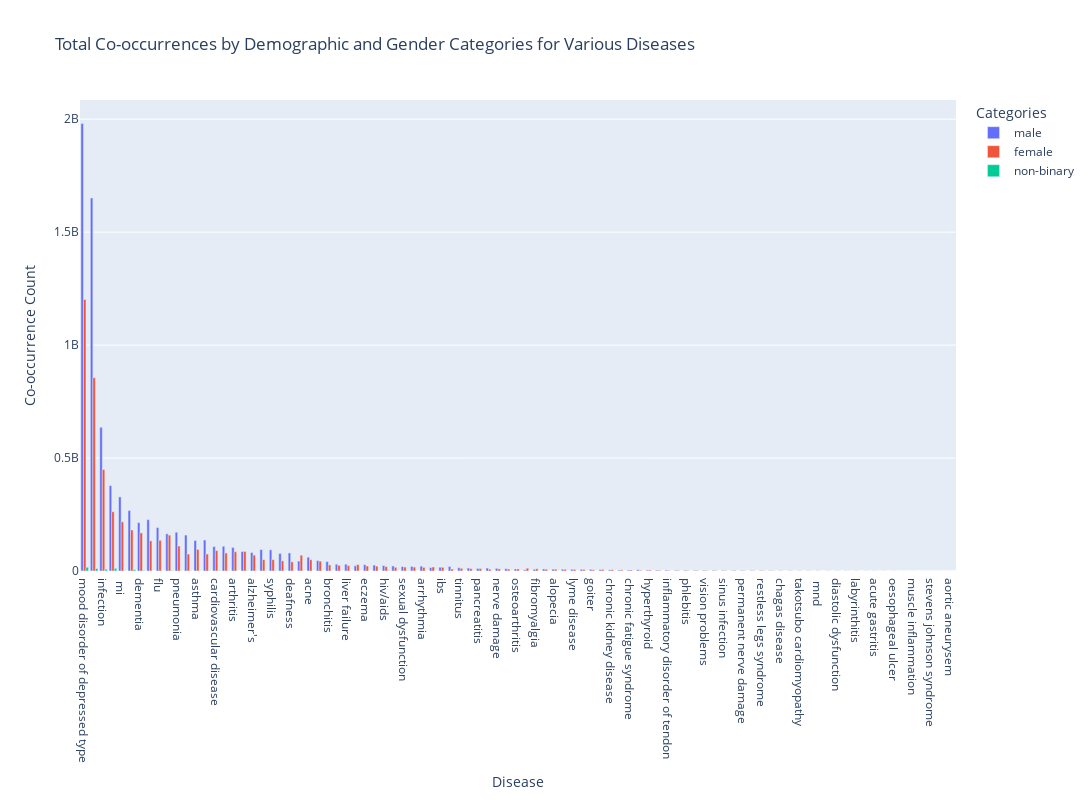

Source (notebook cell):
### Code cell
# Now, use Plotly Express to create the visualization
fig = px.bar(
    counts_df,
    x="disease",
    y="mention_count",
    color="demographic",
    barmode="group",
    title="Total Co-occurrences by Demographic and Gender Categories for Various Diseases",
)

# Customizing the layout
fig.update_layout(
    xaxis_title="Disease",
    yaxis_title="Co-occurrence Count",
    legend_title="Categories",
    autosize=False,
    width=1400,
    height=800,
)

fig.update_xaxes(categoryorder="total descending")
fig.show()

### Figure 1 — Plotly figure (JSON) as saved in the notebook; plotly's stock layout.template omitted (floating-point values rounded to 4 significant figures)
{"data": [{"alignmentgroup": "True", "hovertemplate": "demographic=male<br>disease=%{x}<br>mention_count=%{y}<extra></extra>", "legendgroup": "male", "marker": {"color": "#636efa", "pattern": {"shape": ""}}, "name": "male", "offsetgroup": "male", "orientation": "v", "showlegend": true, "textposition": "auto", "type": "bar", "x": ["hiv/aids", "covid-19", "takotsubo cardiomyopathy", "tuberculoses", "endocarditis", "syphilis", "hypertension", "sarcoidoses", "hepatitis b", "ulcerative colitis", "crohn’s disease", "chagas disease", "diastolic dysfunction", "goiter", "arthritis", "repetitive stress syndrome", "flu", "suicide", "visual anomalies", "loss of sex drive", "menstruation", "perforated ulcer", "ibs", "acne", "achilles tendinitis", "bipolar disorder", "hyperthyroid", "hypothyroid", "acute kidney failure", "deafness", "hypochondria", "gingival disease", "disability", "osteoarthritis", " mi ", "lyme disease", "labyrinthitis", "fibromyalgia", "multiple sclerosis", "acute gastritis", "muscle inflammation", "alzheimer's", "gastric problems", "oesophageal ulcer", "polymyositis", "bronchitis", "parkinson's disease", "restless legs syndrome", "inflammatory disorder of tendon", "mood disorder of depressed type", "sinus infection", " mnd ", "permanent nerve damage", "gall bladder disease", "infection", "91302008", "menopause", "eczema", "type two diabetic", "type one diabetic", "parkinson", "cardiovascular disease", "learning problems", "dementia", "chronic fatigue syndrome", "coronary artery disease", "upper respiratory infection", "alopecia", "sexual dysfunction", "nerve damage", "carpal tunnel syndrome", "liver failure", "tinnitus", "malaria", "phlebitis", "diarrhoea", "vision problems", "aortic aneurysem", "urinary tract infection", "psychosis", "rheumatoid arthritis", "diabetes", "stevens johnson syndrome", "mental illness", "pancreatitis", "adenomyosis", " als ", "chronic kidney disease", "endometriosis", "asthma", "lupus", "pneumonia", "arrhythmia"], "xaxis": "x", "y": [24056454, 12914337, 810545, 137089410, 7208294, 94002016, 86189462, 799289, 13072942, 5944423, 2681025, 1295996, 621445, 7086520, 104104922, 14739, 192458945, 1651372183, 106866, 1467985, 46338374, 787193, 16723632, 61215294, 175578, 30167035, 3777564, 1602246, 338843, 79909781, 19961000, 2846663, 267744736, 8846031, 328117518, 7334679, 460101, 7161483, 23076550, 433837, 123105, 81659560, 9015798, 377968, 997656, 41732715, 22226497, 1782115, 3819695, 1980849185, 2504498, 939498, 2005289, 10125699, 636100324, 26268433, 43818889, 27904927, 15221473, 792230, 94814004, 108203530, 2640601, 214198992, 4221976, 7766628, 1804287, 8060383, 19663900, 11631895, 3285360, 29921551, 14630275, 159137752, 3351713, 109517037, 2817585, 2, 3926450, 77856837, 20328383, 164684056, 31378, 377886882, 11110606, 209466, 5455371, 4859234, 5200374, 134958089, 227281132, 171717765, 21486186], "yaxis": "y"}, {"alignmentgroup": "True", "hovertemplate": "demographic=female<br>disease=%{x}<br>mention_count=%{y}<extra></extra>", "legendgroup": "female", "marker": {"color": "#EF553B", "pattern": {"shape": ""}}, "name": "female", "offsetgroup": "female", "orientation": "v", "showlegend": true, "textposition": "auto", "type": "bar", "x": ["hiv/aids", "covid-19", "takotsubo cardiomyopathy", "tuberculoses", "endocarditis", "syphilis", "hypertension", "sarcoidoses", "hepatitis b", "ulcerative colitis", "crohn’s disease", "chagas disease", "diastolic dysfunction", "goiter", "arthritis", "repetitive stress syndrome", "flu", "suicide", "visual anomalies", "loss of sex drive", "menstruation", "perforated ulcer", "ibs", "acne", "achilles tendinitis", "bipolar disorder", "hyperthyroid", "hypothyroid", "acute kidney failure", "deafness", "hypochondria", "gingival disease", "disability", "osteoarthritis", " mi ", "lyme disease", "labyrinthitis", "fibromyalgia", "multiple sclerosis", "acute gastritis", "muscle inflammation", "alzheimer's", "gastric problems", "oesophageal ulcer", "polymyositis", "bronchitis", "parkinson's disease", "restless legs syndrome", "inflammatory disorder of tendon", "mood disorder of depressed type", "sinus infection", " mnd ", "permanent nerve damage", "gall bladder disease", "infection", "91302008", "menopause", "eczema", "type two diabetic", "type one diabetic", "parkinson", "cardiovascular disease", "learning problems", "dementia", "chronic fatigue syndrome", "coronary artery disease", "upper respiratory infection", "alopecia", "sexual dysfunction", "nerve damage", "carpal tunnel syndrome", "liver failure", "tinnitus", "malaria", "phlebitis", "diarrhoea", "vision problems", "aortic aneurysem", "urinary tract infection", "psychosis", "rheumatoid arthritis", "diabetes", "stevens johnson syndrome", "mental illness", "pancreatitis", "adenomyosis", " als ", "chronic kidney disease", "endometriosis", "asthma", "lupus", "pneumonia", "arrhythmia"], "xaxis": "x", "y": [19368301, 8068527, 942580, 75048642, 6471597, 50183070, 86731213, 773098, 10458694, 6397027, 2502519, 965764, 756550, 5289653, 85355420, 10304, 135949098, 855865809, 74823, 1576713, 43772360, 365679, 16182338, 50053173, 172548, 24961370, 4259277, 2583812, 356578, 40636832, 8742321, 2747283, 181714947, 9013355, 217689772, 7085990, 469057, 9804246, 28576778, 337763, 121410, 69986184, 7588300, 164346, 1183864, 27001061, 16256646, 1812574, 2592824, 1202326718, 1819404, 582429, 1865506, 8528676, 449234460, 21664007, 69846841, 22091666, 17824489, 618373, 50093232, 90558470, 1991226, 168639982, 4354023, 7419097, 1894369, 7968760, 17465622, 9192426, 3298734, 23749875, 11870901, 75005668, 2163861, 79934228, 2152984, 0, 4770520, 44992746, 17250417, 158744940, 34342, 262465764, 11068206, 621619, 3108667, 5555802, 12455469, 95818492, 133508311, 110588982, 15964622], "yaxis": "y"}, {"alignmentgroup": "True", "hovertemplate": "demographic=non-binary<br>disease=%{x}<br>mention_count=%{y}<extra></extra>", "legendgroup": "non-binary", "marker": {"color": "#00cc96", "pattern": {"shape": ""}}, "name": "non-binary", "offsetgroup": "non-binary", "orientation": "v", "showlegend": true, "textposition": "auto", "type": "bar", "x": ["hiv/aids", "covid-19", "takotsubo cardiomyopathy", "tuberculoses", "endocarditis", "syphilis", "hypertension", "sarcoidoses", "hepatitis b", "ulcerative colitis", "crohn’s disease", "chagas disease", "diastolic dysfunction", "goiter", "arthritis", "repetitive stress syndrome", "flu", "suicide", "visual anomalies", "loss of sex drive", "menstruation", "perforated ulcer", "ibs", "acne", "achilles tendinitis", "bipolar disorder", "hyperthyroid", "hypothyroid", "acute kidney failure", "deafness", "hypochondria", "gingival disease", "disability", "osteoarthritis", " mi ", "lyme disease", "labyrinthitis", "fibromyalgia", "multiple sclerosis", "acute gastritis", "muscle inflammation", "alzheimer's", "gastric problems", "oesophageal ulcer", "polymyositis", "bronchitis", "parkinson's disease", "restless legs syndrome", "inflammatory disorder of tendon", "mood disorder of depressed type", "sinus infection", " mnd ", "permanent nerve damage", "gall bladder disease", "infection", "91302008", "menopause", "eczema", "type two diabetic", "type one diabetic", "parkinson", "cardiovascular disease", "learning problems", "dementia", "chronic fatigue syndrome", "coronary artery disease", "upper respiratory infection", "alopecia", "sexual dysfunction", "nerve damage", "carpal tunnel syndrome", "liver failure", "tinnitus", "malaria", "phlebitis", "diarrhoea", "vision problems", "aortic aneurysem", "urinary tract infection", "psychosis", "rheumatoid arthritis", "diabetes", "stevens johnson syndrome", "mental illness", "pancreatitis", "adenomyosis", " als ", "chronic kidney disease", "endometriosis", "asthma", "lupus", "pneumonia", "arrhythmia"], "xaxis": "x", "y": [2117881, 63476, 19506, 1059944, 211289, 1324092, 1461951, 6306, 360256, 66213, 46492, 28679, 8892, 50430, 682550, 54, 549481, 10759634, 242, 44236, 766743, 4408, 202557, 330174, 1030, 497314, 30535, 8399, 2212, 435808, 79844, 57258, 6481684, 84737, 1278564, 113604, 4395, 86598, 244561, 1928, 496, 928838, 146601, 522, 16369, 158724, 416295, 51227, 10295, 16384195, 6499, 7346, 17395, 75762, 7754324, 228402, 746775, 123762, 207636, 9206, 688000, 2270453, 52273, 2649095, 68846, 124164, 27231, 81050, 813016, 74528, 24384, 350161, 90597, 890204, 21846, 994388, 11227, 0, 52725, 841408, 247937, 2212153, 858, 11733091, 154229, 2679, 39073, 109128, 78426, 891791, 299880, 1117476, 199113], "yaxis": "y"}], "layout": {"autosize": false, "barmode": "group", "height": 800, "legend": {"title": {"text": "Categories"}, "tracegroupgap": 0}, "title": {"text": "Total Co-occurrences by Demographic and Gender Categories for Various Diseases"}, "width": 1400, "xaxis": {"anchor": "y", "categoryorder": "total descending", "domain": [0, 1], "title": {"text": "Disease"}}, "yaxis": {"anchor": "x", "domain": [0, 1], "title": {"text": "Co-occurrence Count"}}}}
